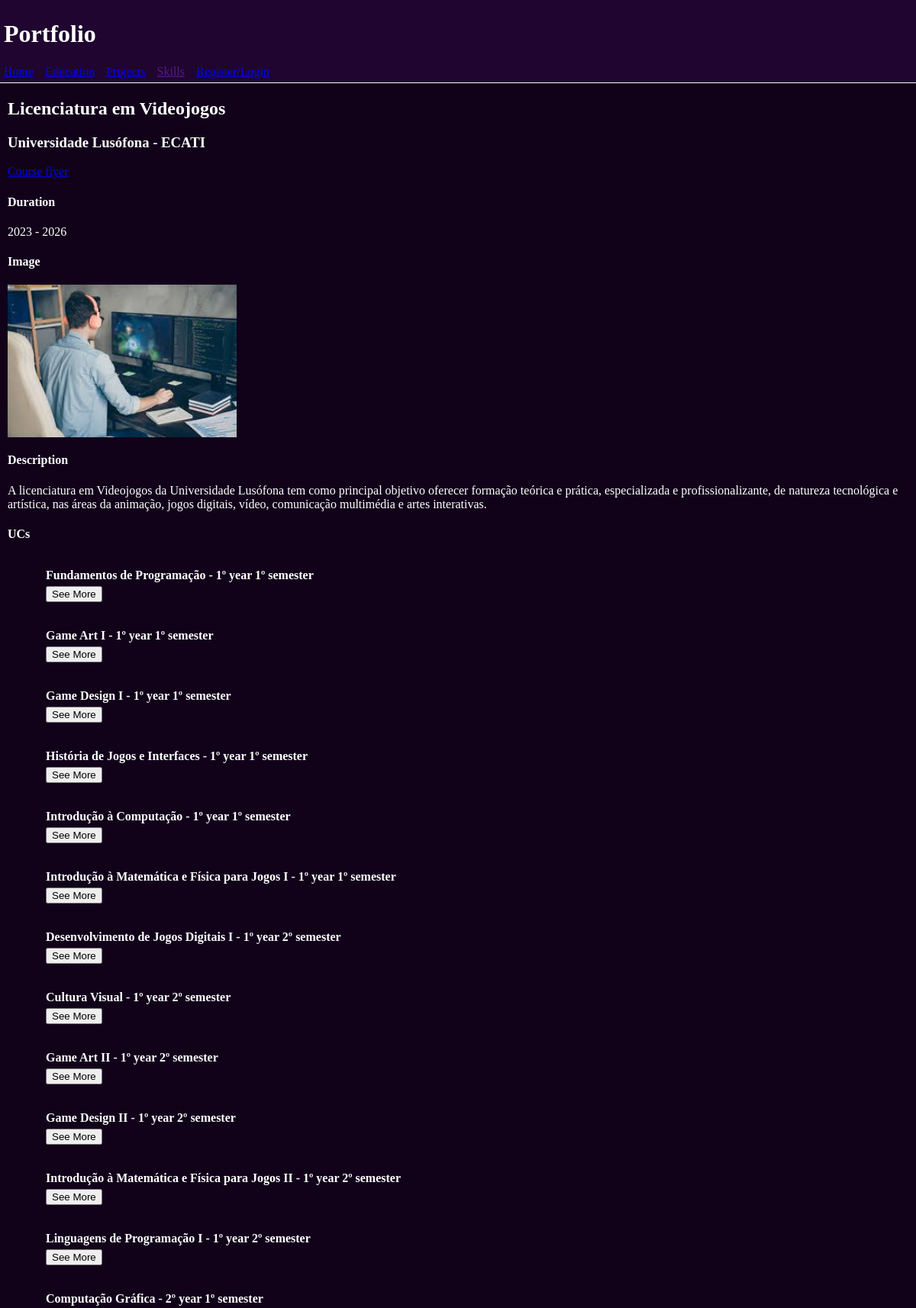
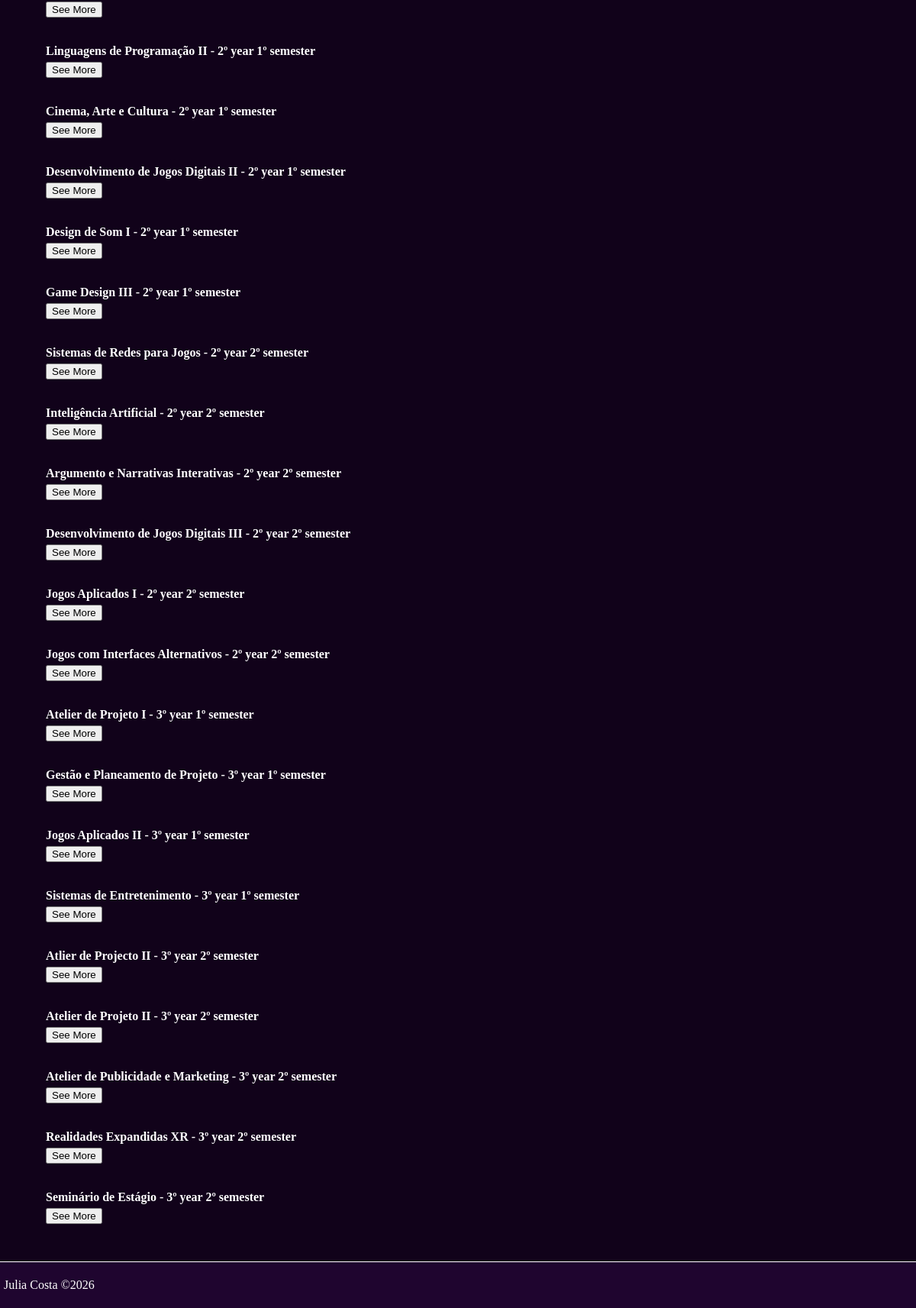
/portfolio/education/course/1/, run on the app's committed database (2 pictures, top to bottom).
### portefolio/models.py (models this page shows, shortened)
class Education(models.Model):
    from_year = models.IntegerField(validators=[MinValueValidator(2000), MaxValueValidator(9999)], default=2025)
    to_year = models.IntegerField(validators=[MinValueValidator(2000), MaxValueValidator(9999)], default=2025)
    class Meta:
        abstract = True

class Course(Education):
    name = models.CharField(max_length=100)
    description = models.TextField(default=' ')
    requirements = models.TextField(default=' ')
    image = models.ImageField(upload_to='course_images/', blank=True, null=True)
    flyer = models.URLField(blank=True, null=True)
    school = models.ForeignKey(School, on_delete=models.CASCADE, related_name='courses')
    def __str__(self):
        return self.name

class School(models.Model):
    name = models.CharField(max_length=100)
    acronym = models.CharField(max_length=10)
    description = models.TextField()
    link = models.URLField(blank=True, null=True)
    logo = models.ImageField(upload_to='school_logos/', blank=True, null=True)
    institution = models.ForeignKey(Institution, on_delete=models.CASCADE, related_name='schools')

class Institution(models.Model):
    name = models.CharField(max_length=100)
    logo = models.ImageField(upload_to='institution_logos/', blank=True, null=True)
    link = models.URLField(blank=True, null=True)
    def __str__(self):
        return self.name

class UC(models.Model):
    name = models.CharField(max_length=100)
    year = models.IntegerField(validators=[MinValueValidator(1), MaxValueValidator(5)], default=1)
    semester = models.IntegerField(validators=[MinValueValidator(1), MaxValueValidator(2)], default=1)
    description = models.TextField(default=' ')
    program = models.TextField(default=' ')
    objectives = models.TextField(default=' ')
    teachers = models.ManyToManyField(Teacher, related_name='ucs', blank=True)
    technologies = models.ManyToManyField(Technology, related_name='ucs', blank=True)
    course = models.ForeignKey(Course, on_delete=models.CASCADE, related_name='ucs')
    image = models.ImageField(upload_to='uc_images/', blank=True, null=True)
    def __str__(self):
        return self.name

### portefolio/views.py (the view)
# urls.py: path('education/course/<int:course_id>/', views.course_view, name="course"),
def course_view(request, course_id):
    course = Course.objects.get(id = course_id)
    ucs = course.ucs.all().order_by('year', 'semester')
    context = {
        'course': course,
        'ucs': ucs,
        'gestor': request.user.groups.filter(name='gestor_portefolio').exists(),
    }
    return render(request, 'portfolio/course.html', context)

### portefolio/templates/portfolio/course.html (shortened to what this page needs)
{% extends 'portfolio/layout.html' %}
{% block content %}
<h2>{{ course }}</h2>
<h3>{{ course.school.institution }} - {{ course.school.acronym }}</h3>
{% if course.flyer %}
    <a href='{{ course.flyer }}'>Course flyer</a>
{% endif %}
<h4>Duration</h4>
<p>{{ course.from_year }} - {{ course.to_year }}</p>
{% if course.image %}
    <h4>Image</h4>
    <img src='{{ course.image.url }}' width="300px">
{% endif %}
<h4>Description</h4>
<p>{{ course.description }}</p>
<h4>UCs</h4>
<ul>
    {% for uc in ucs %}
        <li>
            <h4>{{ uc }} - {{ uc.year }}º year {{ uc.semester }}º semester</h4>
            <a href="{% url 'portfolio:uc' uc.id %}">
                <button>See More</button>
            </a>
        </li>
    {% endfor %}
</ul>
{% endblock %}

### portefolio/templates/portfolio/layout.html (style rules this page uses)
body { background: rgb(17, 2, 26); color: white; margin: 0px; }
main li { list-style: none; padding: 10px; width: 500px; margin-bottom: 10px; }

### portefolio/templates/portfolio/course.html (style rules this page uses)
li h4 { margin: 5 0 5 0; }

### data on the page
Course: name "Licenciatura em Videojogos", school.institution "Universidade Lusófona", school.acronym "ECATI", from_year "2023", to_year "2026", image (picture), description "A licenciatura em Videojogos da Universidade Lusófona tem como principal objetivo oferecer formação teórica e prática, especializada e profissionalizante, de natureza tecnológica e artística, nas áreas da animação, jogos digitais, vídeo, comunicação multimédia e artes interativas."
UC: name "Fundamentos de Programação", year "1", semester "1"
UC: name "Game Art I", year "1", semester "1"
UC: name "Game Design I", year "1", semester "1"
UC: name "História de Jogos e Interfaces", year "1", semester "1"
UC: name "Introdução à Computação", year "1", semester "1"
UC: name "Introdução à Matemática e Física para Jogos I", year "1", semester "1"
UC: name "Desenvolvimento de Jogos Digitais I", year "1", semester "2"
UC: name "Cultura Visual", year "1", semester "2"
UC: name "Game Art II", year "1", semester "2"
UC: name "Game Design II", year "1", semester "2"
UC: name "Introdução à Matemática e Física para Jogos II", year "1", semester "2"
UC: name "Linguagens de Programação I", year "1", semester "2"
UC: name "Computação Gráfica", year "2", semester "1"
UC: name "Linguagens de Programação II", year "2", semester "1"
UC: name "Cinema, Arte e Cultura", year "2", semester "1"
UC: name "Desenvolvimento de Jogos Digitais II", year "2", semester "1"
UC: name "Design de Som I", year "2", semester "1"
UC: name "Game Design III", year "2", semester "1"
UC: name "Sistemas de Redes para Jogos", year "2", semester "2"
UC: name "Inteligência Artificial", year "2", semester "2"
UC: name "Argumento e Narrativas Interativas", year "2", semester "2"
UC: name "Desenvolvimento de Jogos Digitais III", year "2", semester "2"
UC: name "Jogos Aplicados I", year "2", semester "2"
UC: name "Jogos com Interfaces Alternativos", year "2", semester "2"
UC: name "Atelier de Projeto I", year "3", semester "1"
UC: name "Gestão e Planeamento de Projeto", year "3", semester "1"
UC: name "Jogos Aplicados II", year "3", semester "1"
UC: name "Sistemas de Entretenimento", year "3", semester "1"
UC: name "Atlier de Projecto II", year "3", semester "2"
UC: name "Atelier de Projeto II", year "3", semester "2"
UC: name "Atelier de Publicidade e Marketing", year "3", semester "2"
UC: name "Realidades Expandidas XR", year "3", semester "2"
UC: name "Seminário de Estágio", year "3", semester "2"
